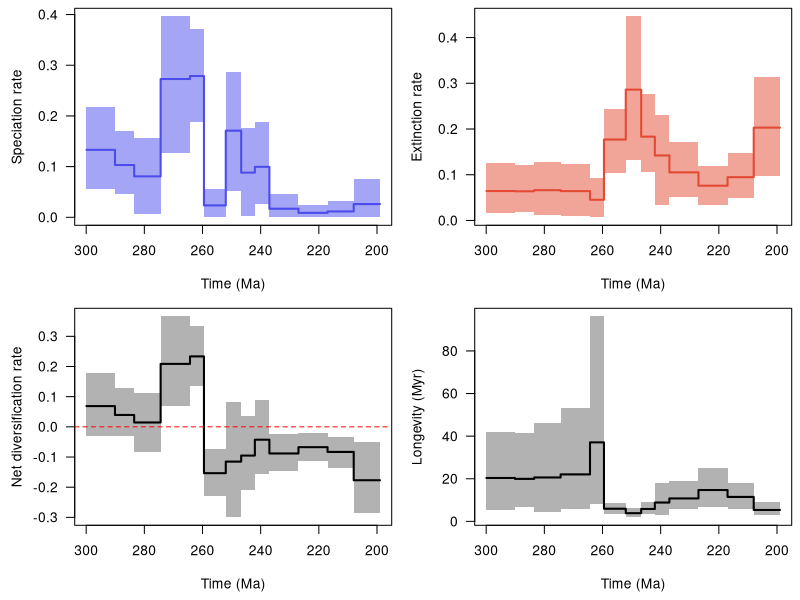

R code for this plot:
pdf(file='/Volumes/My Passport/pt_diversity_rates/updated_occurrence_analyses/model_7/synapsida/combined_10_RTT.pdf', width = 9, height = 6, useDingbats = FALSE)

layout(matrix(1:4, ncol = 2, nrow = 2, byrow = TRUE))
par(las = 1, mar = c(4.5, 4.5, 0.5, 0.5))
time_vec=c(299.91334533691406, 290.10001,290.1,283.50001,283.5,274.40000999999995,274.4,264.30001,264.3,259.50001,259.5,252.00001,252.0,246.70001,246.7,242.00001,242.0,237.00001,237.0,227.00001,227.0,217.00001,217.0,208.00001,208.0,198.97574043273926)
sp_mean=c(0.133055060102928, 0.133055060102928,0.10309114322521282,0.10309114322521282,0.08076711133755748,0.08076711133755748,0.2727925982173466,0.2727925982173466,0.2786829816042268,0.2786829816042268,0.023454261253533774,0.023454261253533774,0.17091701187891603,0.17091701187891603,0.08808946517867886,0.08808946517867886,0.0995354370345666,0.0995354370345666,0.016896344557328618,0.016896344557328618,0.008711113877823206,0.008711113877823206,0.011513363559609394,0.011513363559609394,0.02608941043927378,0.02608941043927378)
sp_lwr=c(0.056735943167095994, 0.056735943167095994,0.045864590946806616,0.045864590946806616,0.007124836626461175,0.007124836626461175,0.12673921401758603,0.12673921401758603,0.18839739428545968,0.18839739428545968,0.0006389536136211932,0.0006389536136211932,0.05167174180923042,0.05167174180923042,0.003150754385868759,0.003150754385868759,0.025544724608605716,0.025544724608605716,7.448696376296503e-05,7.448696376296503e-05,5.3862391058843084e-05,5.3862391058843084e-05,7.201953755017103e-05,7.201953755017103e-05,0.00010939082875410576,0.00010939082875410576)
sp_upr=c(0.21665138061080724, 0.21665138061080724,0.17115258791786217,0.17115258791786217,0.15642618114464935,0.15642618114464935,0.3964673669281517,0.3964673669281517,0.370856341073271,0.370856341073271,0.05644615163658828,0.05644615163658828,0.2868354596759022,0.2868354596759022,0.17573882260170975,0.17573882260170975,0.18706968505260987,0.18706968505260987,0.04649006599027083,0.04649006599027083,0.023865821758698683,0.023865821758698683,0.03140236041187567,0.03140236041187567,0.07647528809256303,0.07647528809256303)
ex_mean=c(0.06433452630654488, 0.06433452630654488,0.06375351770149477,0.06375351770149477,0.06628220565806583,0.06628220565806583,0.0641564244087451,0.0641564244087451,0.04522858749874875,0.04522858749874875,0.1769934462074567,0.1769934462074567,0.2860990871129403,0.2860990871129403,0.18322548820045456,0.18322548820045456,0.14215600152360697,0.14215600152360697,0.10513935923081626,0.10513935923081626,0.07603320149953262,0.07603320149953262,0.09465531137234083,0.09465531137234083,0.20299850217939108,0.20299850217939108)
ex_lwr=c(0.015249606549400723, 0.015249606549400723,0.01883481428728265,0.01883481428728265,0.012433616297265424,0.012433616297265424,0.010611722848082393,0.010611722848082393,0.006988184725821767,0.006988184725821767,0.10450998932450775,0.10450998932450775,0.13246306083334133,0.13246306083334133,0.10523326169760812,0.10523326169760812,0.03385854785159271,0.03385854785159271,0.05156038899235732,0.05156038899235732,0.033711986181048634,0.033711986181048634,0.049310618390751626,0.049310618390751626,0.09724039970187336,0.09724039970187336)
ex_upr=c(0.12467212774631839, 0.12467212774631839,0.12083243306155209,0.12083243306155209,0.1271127092222345,0.1271127092222345,0.12342020929185005,0.12342020929185005,0.09285653372599753,0.09285653372599753,0.2436711953070726,0.2436711953070726,0.4464041474048653,0.4464041474048653,0.27670318787259696,0.27670318787259696,0.23111476303031317,0.23111476303031317,0.17073953109546425,0.17073953109546425,0.11954818280550869,0.11954818280550869,0.14656954965384278,0.14656954965384278,0.3144906550409033,0.3144906550409033)
div_mean=c(0.06872053379638281, 0.06872053379638281,0.03933762552371795,0.03933762552371795,0.014484905679491582,0.014484905679491582,0.20863617380860125,0.20863617380860125,0.23345439410547777,0.23345439410547777,-0.15353918495392294,-0.15353918495392294,-0.11518207523402456,-0.11518207523402456,-0.09513602302177579,-0.09513602302177579,-0.04262056448904046,-0.04262056448904046,-0.08824301467348761,-0.08824301467348761,-0.06732208762170934,-0.06732208762170934,-0.08314194781273153,-0.08314194781273153,-0.17690909174011732,-0.17690909174011732)
div_lwr=c(-0.030033956374098406, -0.030033956374098406,-0.03190065017954917,-0.03190065017954917,-0.08455625516920662,-0.08455625516920662,0.06800261566150907,0.06800261566150907,0.13578419876216613,0.13578419876216613,-0.228227667446132,-0.228227667446132,-0.2996443941990314,-0.2996443941990314,-0.20797545822955188,-0.20797545822955188,-0.15718801585089293,-0.15718801585089293,-0.1471590517079451,-0.1471590517079451,-0.11182286618469571,-0.11182286618469571,-0.13595820113163373,-0.13595820113163373,-0.2838992659152938,-0.2838992659152938)
div_upr=c(0.1773028346843316, 0.1773028346843316,0.1297568278475618,0.1297568278475618,0.1116782075269429,0.1116782075269429,0.3662035399989166,0.3662035399989166,0.3350921187076343,0.3350921187076343,-0.07443145985411376,-0.07443145985411376,0.08108337674856486,0.08108337674856486,0.03678158145855856,0.03678158145855856,0.0903158401395869,0.0903158401395869,-0.023586855320952234,-0.023586855320952234,-0.019775393986163195,-0.019775393986163195,-0.03304313744609672,-0.03304313744609672,-0.0490557239957648,-0.0490557239957648)
long_mean=c(20.363822981357576, 20.363822981357576,19.953513777732848,19.953513777732848,20.606423762798308,20.606423762798308,22.0455871052742,22.0455871052742,37.076110564231875,37.076110564231875,5.9388391642570495,5.9388391642570495,3.848511720776558,3.848511720776558,5.833886645317078,5.833886645317078,8.845100926399232,8.845100926399232,10.771368299484253,10.771368299484253,14.720915805339812,14.720915805339812,11.471423418521882,11.471423418521882,5.355682173252106,5.355682173252106)
long_lwr=c(5.452715873718262, 5.452715873718262,6.948802471160888,6.948802471160888,4.412910461425781,4.412910461425781,6.010222911834717,6.010222911834717,8.04371452331543,8.04371452331543,3.639281988143921,3.639281988143921,1.9319114685058594,1.9319114685058594,3.4331231117248535,3.4331231117248535,3.0757238864898677,3.0757238864898677,5.705646514892578,5.705646514892578,6.956043720245362,6.956043720245362,5.982546329498291,5.982546329498291,2.9418299198150635,2.9418299198150635)
long_upr=c(41.88283920288086, 41.88283920288086,41.34907150268555,41.34907150268555,46.30519485473633,46.30519485473633,53.05794143676758,53.05794143676758,96.22611236572266,96.22611236572266,8.54975414276123,8.54975414276123,6.275116920471191,6.275116920471191,9.247851371765137,9.247851371765137,18.061138153076172,18.061138153076172,18.904678344726562,18.904678344726562,25.037446975708008,25.037446975708008,18.14667320251465,18.14667320251465,9.005508422851562,9.005508422851562)
xlim = c(299.91334533691406, 198.97574043273926)
ylim = c(5.3862391058843084e-05, 0.3964673669281517)
not_NA = !is.na(sp_mean)
plot(time_vec[not_NA], sp_mean[not_NA], type = 'n', xlim = xlim, ylim = ylim, xlab = 'Time (Ma)', ylab = 'Speciation rate')
polygon(c(time_vec[not_NA], rev(time_vec[not_NA])), c(sp_lwr[not_NA], rev(sp_upr[not_NA])), col = adjustcolor('#4c4cec', alpha = 0.5), border = NA)
lines(time_vec[not_NA], sp_mean[not_NA], col = '#4c4cec', lwd = 2)
ylim = c(0.006988184725821767, 0.4464041474048653)
not_NA = !is.na(ex_mean)
plot(time_vec[not_NA], ex_mean[not_NA], type = 'n', xlim = xlim, ylim = ylim, xlab = 'Time (Ma)', ylab = 'Extinction rate')
polygon(c(time_vec[not_NA], rev(time_vec[not_NA])), c(ex_lwr[not_NA], rev(ex_upr[not_NA])), col = adjustcolor('#e34a33', alpha = 0.5), border = NA)
lines(time_vec[not_NA], ex_mean[not_NA], col = '#e34a33', lwd = 2)
ylim = c(-0.2996443941990314, 0.3662035399989166)
not_NA = !is.na(div_mean)
plot(time_vec[not_NA], div_mean[not_NA], type = 'n', xlim = xlim, ylim = ylim, xlab = 'Time (Ma)', ylab = 'Net diversification rate')
polygon(c(time_vec[not_NA], rev(time_vec[not_NA])), c(div_lwr[not_NA], rev(div_upr[not_NA])), col = adjustcolor('black', alpha = 0.3), border = NA)
lines(time_vec[not_NA], div_mean[not_NA], col = 'black', lwd = 2)
abline(h = 0, col = 'red', lty = 2)
ylim = c(1.9319114685058594, 96.22611236572266)
not_NA = !is.na(long_mean)
plot(time_vec[not_NA], long_mean[not_NA], type = 'n', xlim = xlim, ylim = ylim, xlab = 'Time (Ma)', ylab = 'Longevity (Myr)')
polygon(c(time_vec[not_NA], rev(time_vec[not_NA])), c(long_lwr[not_NA], rev(long_upr[not_NA])), col = adjustcolor('black', alpha = 0.3), border = NA)
lines(time_vec[not_NA], long_mean[not_NA], col = 'black', lwd = 2)
dev.off()
